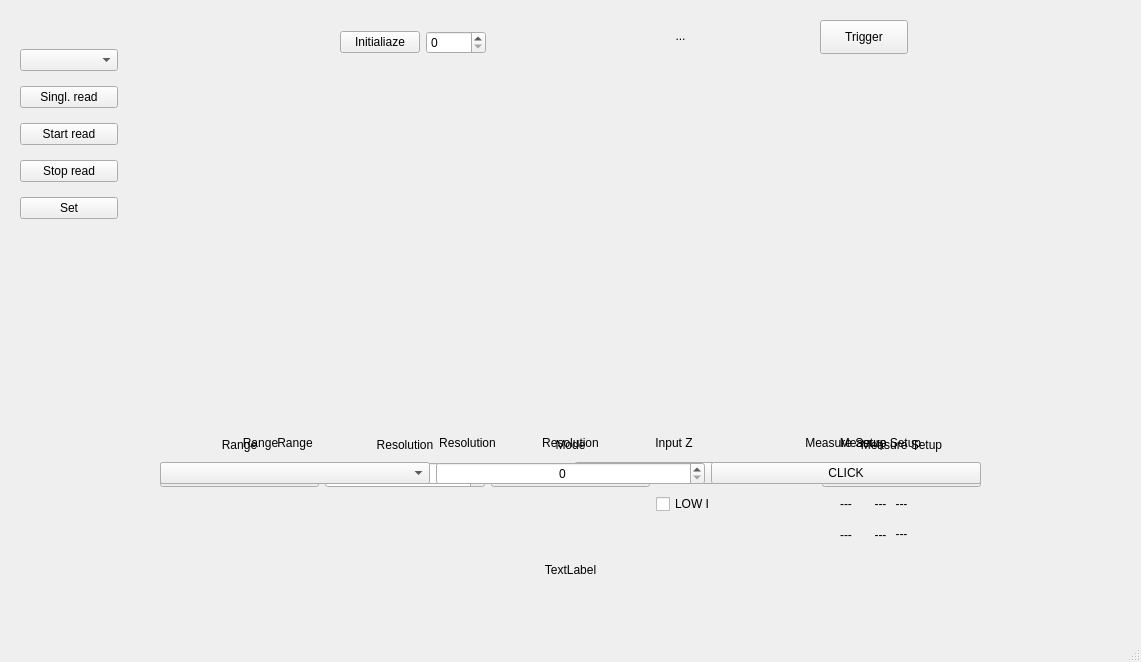
<?xml version="1.0" encoding="UTF-8"?>
<ui version="4.0">
 <class>MainWindow</class>
 <widget class="QMainWindow" name="MainWindow">
  <property name="geometry">
   <rect>
    <x>0</x>
    <y>0</y>
    <width>1141</width>
    <height>662</height>
   </rect>
  </property>
  <property name="windowTitle">
   <string>MainWindow</string>
  </property>
  <widget class="QWidget" name="centralwidget">
   <widget class="QLabel" name="status_label">
    <property name="geometry">
     <rect>
      <x>190</x>
      <y>560</y>
      <width>761</width>
      <height>20</height>
     </rect>
    </property>
    <property name="text">
     <string>TextLabel</string>
    </property>
    <property name="alignment">
     <set>Qt::AlignmentFlag::AlignCenter</set>
    </property>
   </widget>
   <widget class="QLabel" name="measure_display_label">
    <property name="geometry">
     <rect>
      <x>560</x>
      <y>10</y>
      <width>241</width>
      <height>51</height>
     </rect>
    </property>
    <property name="text">
     <string>...</string>
    </property>
    <property name="alignment">
     <set>Qt::AlignmentFlag::AlignCenter</set>
    </property>
   </widget>
   <widget class="QWidget" name="dcv_widget" native="true">
    <property name="geometry">
     <rect>
      <x>160</x>
      <y>430</y>
      <width>821</width>
      <height>118</height>
     </rect>
    </property>
    <layout class="QGridLayout" name="gridLayout">
     <item row="0" column="1">
      <widget class="QLabel" name="dcv_res_label">
       <property name="text">
        <string>Resolution</string>
       </property>
       <property name="alignment">
        <set>Qt::AlignmentFlag::AlignCenter</set>
       </property>
      </widget>
     </item>
     <item row="1" column="2">
      <widget class="QComboBox" name="dcv_zin_combo"/>
     </item>
     <item row="0" column="2">
      <widget class="QLabel" name="dcv_zin_label">
       <property name="text">
        <string>Input Z</string>
       </property>
       <property name="alignment">
        <set>Qt::AlignmentFlag::AlignCenter</set>
       </property>
      </widget>
     </item>
     <item row="3" column="3">
      <widget class="QLabel" name="dcv_nplc_label">
       <property name="text">
        <string>---</string>
       </property>
       <property name="alignment">
        <set>Qt::AlignmentFlag::AlignCenter</set>
       </property>
      </widget>
     </item>
     <item row="1" column="3">
      <widget class="QPushButton" name="dcv_measure_setup_button">
       <property name="text">
        <string>CLICK</string>
       </property>
      </widget>
     </item>
     <item row="1" column="1">
      <widget class="QSpinBox" name="dcv_res_spin">
       <property name="alignment">
        <set>Qt::AlignmentFlag::AlignCenter</set>
       </property>
      </widget>
     </item>
     <item row="1" column="0">
      <widget class="QComboBox" name="dcv_range_combo"/>
     </item>
     <item row="0" column="0">
      <widget class="QLabel" name="dcv_range_label">
       <property name="text">
        <string>Range</string>
       </property>
       <property name="alignment">
        <set>Qt::AlignmentFlag::AlignCenter</set>
       </property>
      </widget>
     </item>
     <item row="0" column="3">
      <widget class="QLabel" name="dcv_measure_setup_label">
       <property name="text">
        <string>Measure Setup</string>
       </property>
       <property name="alignment">
        <set>Qt::AlignmentFlag::AlignCenter</set>
       </property>
      </widget>
     </item>
     <item row="2" column="3">
      <widget class="QLabel" name="dcv_time_label">
       <property name="text">
        <string>---</string>
       </property>
       <property name="alignment">
        <set>Qt::AlignmentFlag::AlignCenter</set>
       </property>
      </widget>
     </item>
    </layout>
   </widget>
   <widget class="QWidget" name="init_widget" native="true">
    <property name="geometry">
     <rect>
      <x>340</x>
      <y>20</y>
      <width>146</width>
      <height>45</height>
     </rect>
    </property>
    <layout class="QHBoxLayout" name="horizontalLayout">
     <item>
      <widget class="QPushButton" name="init_button">
       <property name="text">
        <string>Initialiaze</string>
       </property>
      </widget>
     </item>
     <item>
      <widget class="QSpinBox" name="gpib_addr_spin"/>
     </item>
    </layout>
   </widget>
   <widget class="QWidget" name="mode_read_set_widget" native="true">
    <property name="geometry">
     <rect>
      <x>20</x>
      <y>40</y>
      <width>98</width>
      <height>191</height>
     </rect>
    </property>
    <layout class="QVBoxLayout" name="verticalLayout">
     <item>
      <widget class="QComboBox" name="mode_combo"/>
     </item>
     <item>
      <widget class="QPushButton" name="read_button">
       <property name="text">
        <string>Singl. read</string>
       </property>
      </widget>
     </item>
     <item>
      <widget class="QPushButton" name="start_button">
       <property name="text">
        <string>Start read</string>
       </property>
      </widget>
     </item>
     <item>
      <widget class="QPushButton" name="stop_button">
       <property name="text">
        <string>Stop read</string>
       </property>
      </widget>
     </item>
     <item>
      <widget class="QPushButton" name="set_button">
       <property name="text">
        <string>Set</string>
       </property>
      </widget>
     </item>
    </layout>
   </widget>
   <widget class="QWidget" name="dci_widget" native="true">
    <property name="geometry">
     <rect>
      <x>160</x>
      <y>430</y>
      <width>821</width>
      <height>118</height>
     </rect>
    </property>
    <layout class="QGridLayout" name="gridLayout_4">
     <item row="3" column="2">
      <widget class="QLabel" name="dci_nplc_label">
       <property name="text">
        <string>---</string>
       </property>
       <property name="alignment">
        <set>Qt::AlignmentFlag::AlignCenter</set>
       </property>
      </widget>
     </item>
     <item row="1" column="1">
      <widget class="QSpinBox" name="dci_res_spin">
       <property name="alignment">
        <set>Qt::AlignmentFlag::AlignCenter</set>
       </property>
      </widget>
     </item>
     <item row="0" column="2">
      <widget class="QLabel" name="dci_measure_setup_label">
       <property name="text">
        <string>Measure Setup</string>
       </property>
       <property name="alignment">
        <set>Qt::AlignmentFlag::AlignCenter</set>
       </property>
      </widget>
     </item>
     <item row="2" column="2">
      <widget class="QLabel" name="dci_time_label">
       <property name="text">
        <string>---</string>
       </property>
       <property name="alignment">
        <set>Qt::AlignmentFlag::AlignCenter</set>
       </property>
      </widget>
     </item>
     <item row="1" column="0">
      <widget class="QComboBox" name="dci_range_combo"/>
     </item>
     <item row="1" column="2">
      <widget class="QPushButton" name="dci_measure_setup_button">
       <property name="text">
        <string>CLICK</string>
       </property>
      </widget>
     </item>
     <item row="0" column="1">
      <widget class="QLabel" name="dci_res_label">
       <property name="text">
        <string>Resolution</string>
       </property>
       <property name="alignment">
        <set>Qt::AlignmentFlag::AlignCenter</set>
       </property>
      </widget>
     </item>
     <item row="0" column="0">
      <widget class="QLabel" name="dci_range_label">
       <property name="text">
        <string>Range</string>
       </property>
       <property name="alignment">
        <set>Qt::AlignmentFlag::AlignCenter</set>
       </property>
      </widget>
     </item>
    </layout>
   </widget>
   <widget class="DmmPlotWidget" name="plot_widget" native="true">
    <property name="geometry">
     <rect>
      <x>120</x>
      <y>70</y>
      <width>1001</width>
      <height>341</height>
     </rect>
    </property>
   </widget>
   <widget class="QPushButton" name="trigger_button">
    <property name="geometry">
     <rect>
      <x>820</x>
      <y>20</y>
      <width>88</width>
      <height>34</height>
     </rect>
    </property>
    <property name="text">
     <string>Trigger</string>
    </property>
   </widget>
   <widget class="QWidget" name="ohm_widget" native="true">
    <property name="geometry">
     <rect>
      <x>160</x>
      <y>430</y>
      <width>821</width>
      <height>118</height>
     </rect>
    </property>
    <layout class="QGridLayout" name="gridLayout_2">
     <item row="0" column="4">
      <widget class="QLabel" name="ohm_measure_setup_label">
       <property name="text">
        <string>Measure Setup</string>
       </property>
       <property name="alignment">
        <set>Qt::AlignmentFlag::AlignCenter</set>
       </property>
      </widget>
     </item>
     <item row="3" column="4">
      <widget class="QLabel" name="ohm_nplc_label">
       <property name="text">
        <string>---</string>
       </property>
       <property name="alignment">
        <set>Qt::AlignmentFlag::AlignCenter</set>
       </property>
      </widget>
     </item>
     <item row="2" column="4">
      <widget class="QLabel" name="ohm_time_label">
       <property name="text">
        <string>---</string>
       </property>
       <property name="alignment">
        <set>Qt::AlignmentFlag::AlignCenter</set>
       </property>
      </widget>
     </item>
     <item row="0" column="2">
      <widget class="QLabel" name="ohm_mode_label">
       <property name="text">
        <string>Mode</string>
       </property>
       <property name="alignment">
        <set>Qt::AlignmentFlag::AlignCenter</set>
       </property>
      </widget>
     </item>
     <item row="1" column="2">
      <widget class="QComboBox" name="ohm_mode_combo"/>
     </item>
     <item row="0" column="0">
      <widget class="QLabel" name="ohm_range_label">
       <property name="text">
        <string>Range</string>
       </property>
       <property name="alignment">
        <set>Qt::AlignmentFlag::AlignCenter</set>
       </property>
      </widget>
     </item>
     <item row="0" column="1">
      <widget class="QLabel" name="ohm_res_label">
       <property name="text">
        <string>Resolution</string>
       </property>
       <property name="alignment">
        <set>Qt::AlignmentFlag::AlignCenter</set>
       </property>
      </widget>
     </item>
     <item row="1" column="0">
      <widget class="QComboBox" name="ohm_range_combo"/>
     </item>
     <item row="1" column="4">
      <widget class="QPushButton" name="ohm_measure_setup">
       <property name="text">
        <string>CLICK</string>
       </property>
      </widget>
     </item>
     <item row="1" column="1">
      <widget class="QSpinBox" name="ohm_res_spin">
       <property name="alignment">
        <set>Qt::AlignmentFlag::AlignCenter</set>
       </property>
      </widget>
     </item>
     <item row="1" column="3">
      <widget class="QCheckBox" name="ohm_filter_check">
       <property name="text">
        <string>Filter</string>
       </property>
      </widget>
     </item>
     <item row="2" column="3">
      <widget class="QCheckBox" name="ohm_lowi_check">
       <property name="text">
        <string>LOW I</string>
       </property>
      </widget>
     </item>
    </layout>
   </widget>
   <zorder>mode_read_set_widget</zorder>
   <zorder>status_label</zorder>
   <zorder>measure_display_label</zorder>
   <zorder>dcv_widget</zorder>
   <zorder>init_widget</zorder>
   <zorder>dci_widget</zorder>
   <zorder>plot_widget</zorder>
   <zorder>trigger_button</zorder>
   <zorder>dcv_widget_2</zorder>
  </widget>
  <widget class="QMenuBar" name="menubar">
   <property name="geometry">
    <rect>
     <x>0</x>
     <y>0</y>
     <width>1141</width>
     <height>30</height>
    </rect>
   </property>
  </widget>
  <widget class="QStatusBar" name="statusbar"/>
 </widget>
 <customwidgets>
  <customwidget>
   <class>DmmPlotWidget</class>
   <extends>QWidget</extends>
    <header>src.Fluke8588A.plot_widget</header>
   <container>1</container>
  </customwidget>
 </customwidgets>
 <resources/>
 <connections/>
</ui>
